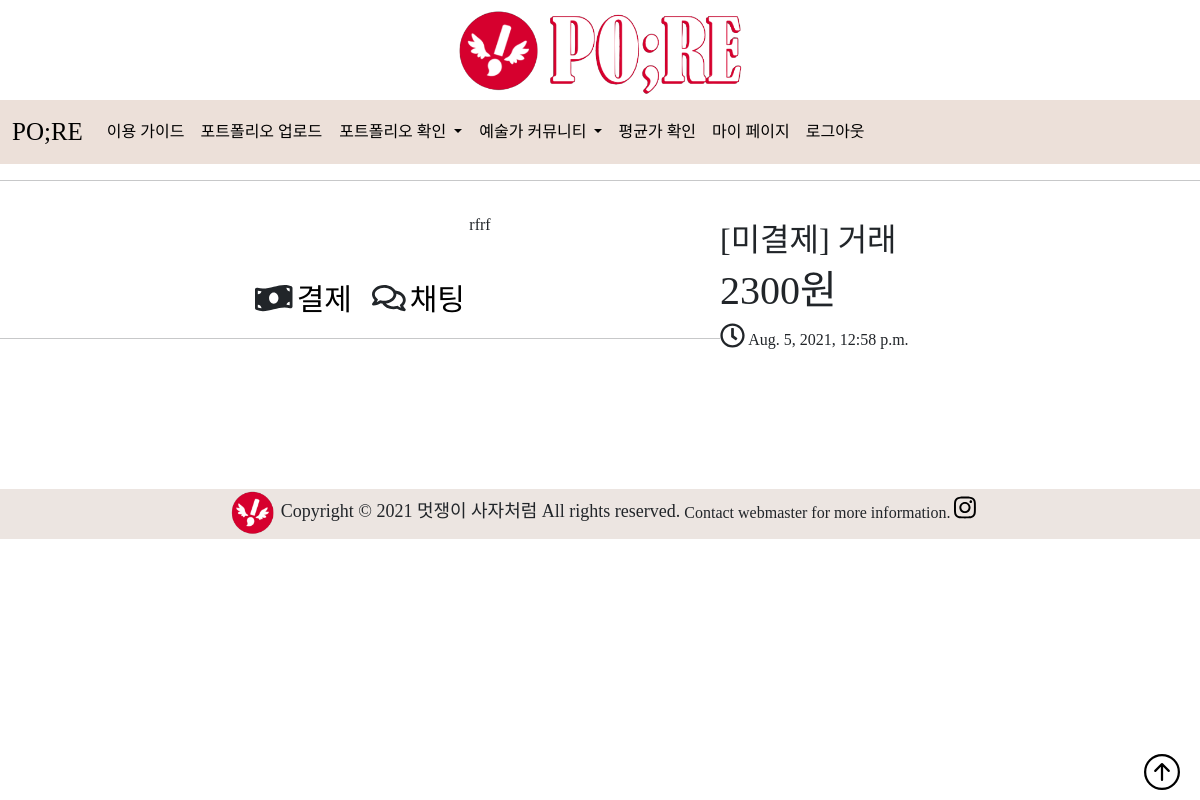
Page /portfolio/dealdetail/2/ (signed in) on the committed database.
### portfolio/models.py (models this page shows, shortened)
class Business(models.Model):
    deal_title = models.CharField(max_length=200)
    deal_content = models.TextField()
    deal_date = models.DateTimeField()
    u_id = models.ForeignKey(CustomUser, on_delete=models.CASCADE, related_name='business', null=True)
    price = models.CharField(max_length=200)
    status = models.CharField(
        max_length=9,
        choices=(
            ('ready', '미결제'),
            ('paid', '결제완료'),
        ),
        default='ready',
        db_index=True)
    field_id = models.ForeignKey(Field, on_delete=models.CASCADE, related_name='business', null=True)

### portfolio/views.py (the view)
# urls.py: path('dealdetail/<int:id>/', views.dealdetail, name='dealdetail'),
def dealdetail(request, id):
    deal = get_object_or_404(Business, id=id)
    return render(request, 'portfolio/deal_detail.html', {'deal':deal})

### portfolio/templates/portfolio/deal_detail.html (shortened to what this page needs)
{% extends 'portfolio/base.html' %}
{% load static %}
{% block content %}
<link rel="stylesheet" type="text/css" href="/static/portfolio/css/deal_detail.css">
<hr>
<div class="all">
<div class="content">
    <p>{{deal.deal_content | safe}}</p>
</div>
<div class="text">
    <br>
    <h2>
        {% if deal.status == "ready" %}
        [미결제]
        {% elif deal.status == "paid" %}
        [결제 확인]
        {% endif %}{{deal.deal_title}}</h2>
    <h1>{{ deal.price }}원</h1>
    <i class="far fa-clock" style="font-size: 25px;"></i><span> {{ deal.deal_date }}</span>
</div>
</div>
<br>
<div style=" text-align: center;">
{% if deal.u_id == user %}
<a href="{% url 'dealedit' deal.id %}" style="font-size: 30px;"> 수정</a>&emsp;
<a href="{% url 'dealdelete' deal.id %}" style="font-size: 30px;"> 삭제</a>
{% else %}
<i class="fas fa-money-bill-wave" style="font-size: 30px;"></i>
<a href="{% url 'kakaoPay' deal.id %}" style="font-size: 30px;"> 결제</a>&emsp;
<i class="far fa-comments" style="font-size: 30px;"></i>
<a href="{% url 'chat' %}" style="font-size: 30px;">채팅</a>
{% endif %}
</div>
<hr>
{% endblock %}

### portfolio/static/portfolio/css/base.css (style rules this page uses)
a:link { color: black; text-decoration: none; }

### portfolio/static/portfolio/css/deal_detail.css (style rules this page uses)
body { text-align: center; font-family: 'GongGothicMedium'; }
.all { margin-left: 20%; position: relative; }
.content { width: 50%; display: inline-block; left: 200px; right: 0; word-break:break-all; }
.text { width: 50%; height: 250px; float: right; text-align: left; }

### rows in the picture
Business: deal_content "rfrf", deal_title "거래", price "2300", deal_date "Aug. 5, 2021, 12:58 p.m."
